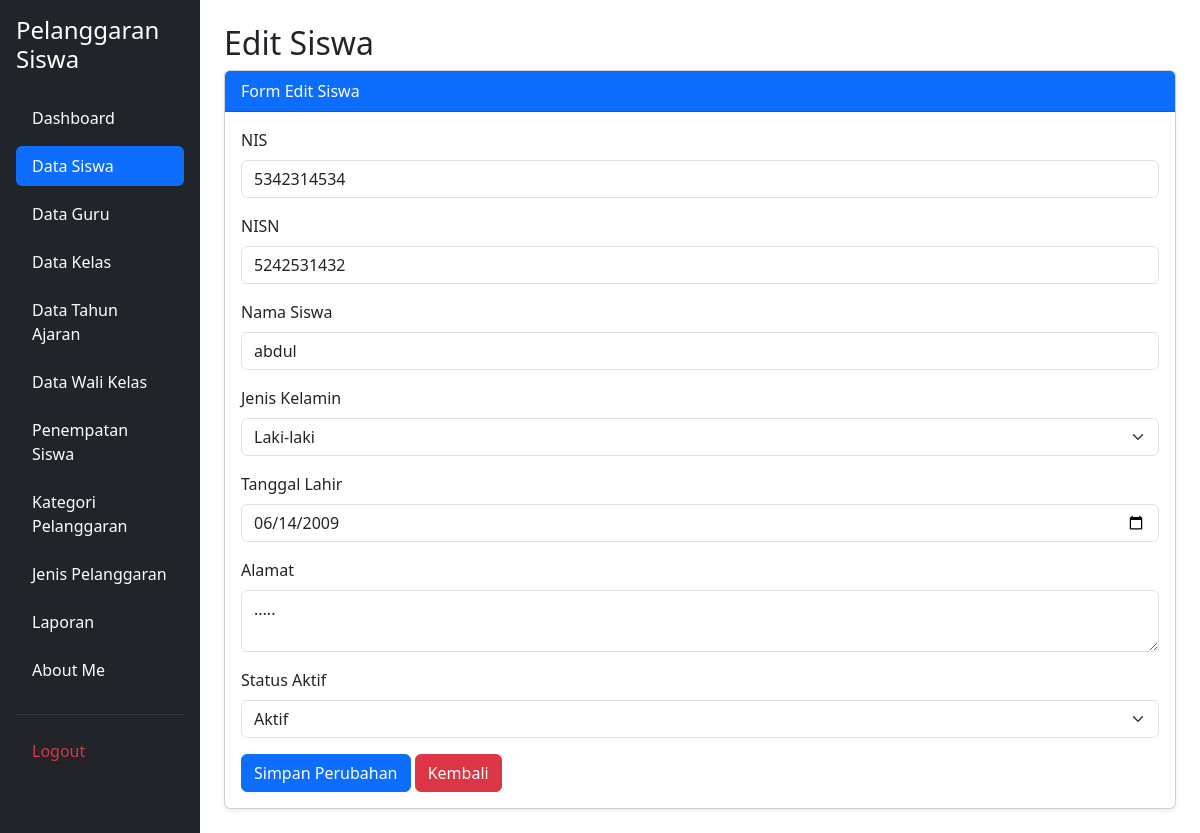
The page /edit_siswa.php?id=52 (signed in) on the database its author committed.
### tables this page shows
CREATE TABLE `t_siswa` (
  `id` int(11) NOT NULL,
  `nis` varchar(10) DEFAULT NULL,
  `nisn` varchar(10) NOT NULL,
  `nama` varchar(150) DEFAULT NULL,
  `jenis_kelamin` char(1) NOT NULL,
  `tanggal_lahir` date NOT NULL,
  `alamat` text NOT NULL,
  `status_aktif` tinyint(1) NOT NULL,
  `created_at` timestamp NOT NULL DEFAULT current_timestamp(),
  `updated_at` timestamp NOT NULL DEFAULT current_timestamp()
);

### edit_siswa.php (the view, shortened to what this page needs)
<?php
include 'config/koneksi.php';
$id = $_GET['id'];
$data = mysqli_query($koneksi, "SELECT * FROM t_siswa WHERE id='$id'");
$siswa = mysqli_fetch_assoc($data);
?>
<!DOCTYPE html>
<html lang="id">
<head>
    <link href="https://cdn.jsdelivr.net/npm/bootstrap@5.3.8/dist/css/bootstrap.min.css" rel="stylesheet">
</head>
<body>
<div class="container-fluid">
    <div class="row">
        <?php include 'layout/sidebar.php'; ?>
        <main class="col-md-9 col-lg-10 p-4">
            <h2>Edit Siswa</h2>
            <div class="card shadow-sm">
                <div class="card-header bg-primary text-white">
                    Form Edit Siswa
                </div>
                <div class="card-body">
                    <form action="proses_edit_siswa.php" method="POST">
                        <div class="mb-3">
                            <label class="form-label">NIS</label>
                            <input type="text" name="nis"
                                   class="form-control" maxlength="10"
                                   value="<?= $siswa['nis']; ?>" required>
                        </div>
                        <div class="mb-3">
                            <label class="form-label">NISN</label>
                            <input type="text" name="nisn"
                                   class="form-control" maxlength="10"
                                   value="<?= $siswa['nisn']; ?>" required>
                        </div>
                        <div class="mb-3">
                            <label class="form-label">Nama Siswa</label>
                            <input type="text" name="nama"
                                   class="form-control"
                                   value="<?= $siswa['nama']; ?>" required>
                        </div>
                        <div class="mb-3">
                            <label class="form-label">Jenis Kelamin</label>
                            <select name="jenis_kelamin" class="form-select" required>
                                <option value="L"
                                    <?= $siswa['jenis_kelamin'] == 'L' ? 'selected' : ''; ?>>
                                    Laki-laki
                                </option>
                            </select>
                        </div>
                        <div class="mb-3">
                            <label class="form-label">Tanggal Lahir</label>
                            <input type="date" name="tanggal_lahir"
                                   class="form-control"
                                   min="2000-01-01" max="<?= date('Y-m-d'); ?>"
                                   value="<?= $siswa['tanggal_lahir']; ?>" required>
                        </div>
                        <div class="mb-3">
                            <label class="form-label">Alamat</label>
                            <textarea name="alamat" class="form-control"
                                      required><?= $siswa['alamat']; ?></textarea>
                        </div>
                        <div class="mb-3">
                            <label class="form-label">Status Aktif</label>
                            <select name="status_aktif" class="form-select" required>
                                <option value="1"
                                    <?= $siswa['status_aktif'] == 1 ? 'selected' : ''; ?>>
                                    Aktif
                                </option>
                            </select>
                        </div>
                        <button type="submit" class="btn btn-primary">
                            Simpan Perubahan
                        </button>
                        <a href="kelola_siswa.php" class="btn btn-danger">
                            Kembali
                        </a>
                    </form>
                </div>
            </div>
        </main>
    </div>
</div>
</body>
</html>

### rows shown on the page
t_siswa: nis "5342314534", nisn "5242531432", nama "abdul", jenis_kelamin "Laki-laki", tanggal_lahir "06/14/2009", alamat ".....", status_aktif "Aktif"
